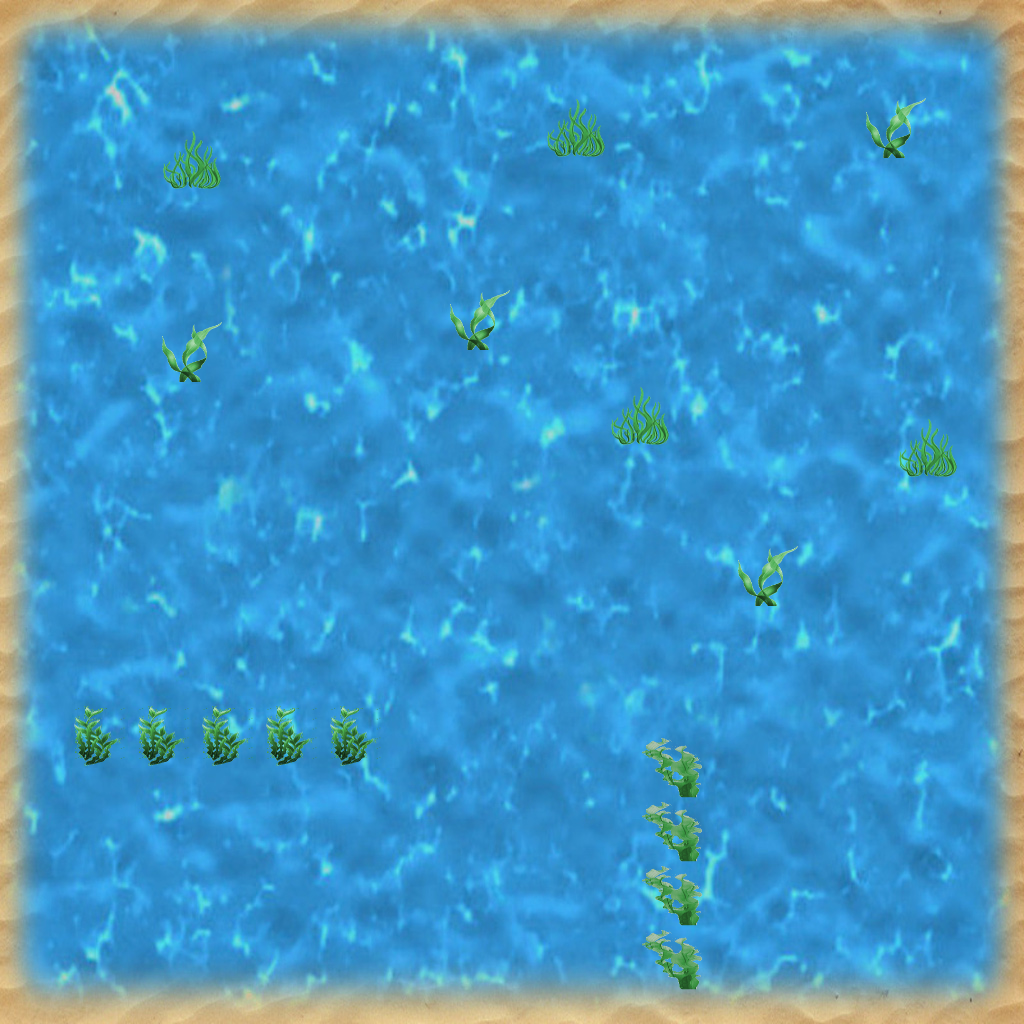

Rendered tile map (Tiled .tmx) drawn with the repository's tilesets; below, a short description and the full map source, tile grids included:
An orthogonal 32x32 tile map with 32x32 px tiles, 1 tile layer (Kachelebene 1), 4 tilesets, 1 image layer and 30 objects.

<map version="1.10" tiledversion="1.11.2" orientation="orthogonal" renderorder="right-down" width="32" height="32" tilewidth="32" tileheight="32" infinite="0" nextlayerid="4" nextobjectid="31">
 <tileset firstgid="1" name="ocean-plants" tilewidth="32" tileheight="32" tilecount="16" columns="4">
  <image source="ocean-plants.png" width="128" height="128" />
 </tileset>
 <tileset firstgid="17" name="starfish" tilewidth="64" tileheight="64" tilecount="1" columns="1">
  <image source="starfish.png" width="64" height="64" />
  <tile id="0">
   <properties>
    <property name="name" value="Starfish" />
   </properties>
  </tile>
 </tileset>
 <tileset firstgid="18" name="rock" tilewidth="64" tileheight="64" tilecount="1" columns="1">
  <image source="rock.png" width="64" height="64" />
  <tile id="0">
   <properties>
    <property name="name" value="Rock" />
   </properties>
  </tile>
 </tileset>
 <tileset firstgid="19" name="sign" tilewidth="64" tileheight="64" tilecount="1" columns="1">
  <image source="sign.png" width="64" height="64" />
  <tile id="0">
   <properties>
    <property name="message" value="Hello, world!" />
    <property name="name" value="Sign" />
   </properties>
  </tile>
 </tileset>
 <imagelayer id="2" name="Bildebene 1">
  <image source="large-water.jpg" width="1024" height="1024" />
 </imagelayer>
 <layer id="1" name="Kachelebene 1" width="32" height="32">
  <data encoding="csv">
0,0,0,0,0,0,0,0,0,0,0,0,0,0,0,0,0,0,0,0,0,0,0,0,0,0,0,0,0,0,0,0,
0,0,0,0,0,0,0,0,0,0,0,0,0,0,0,0,0,0,0,0,0,0,0,0,0,0,0,0,0,0,0,0,
0,0,0,0,0,0,0,0,0,0,0,0,0,0,0,0,0,0,0,0,0,0,0,0,0,0,0,0,0,0,0,0,
0,0,0,0,0,0,0,0,0,0,0,0,0,0,0,0,0,9,10,0,0,0,0,0,0,0,0,3,4,0,0,0,
0,0,0,0,0,9,10,0,0,0,0,0,0,0,0,0,0,13,14,0,0,0,0,0,0,0,0,7,8,0,0,0,
0,0,0,0,0,13,14,0,0,0,0,0,0,0,0,0,0,0,0,0,0,0,0,0,0,0,0,0,0,0,0,0,
0,0,0,0,0,0,0,0,0,0,0,0,0,0,0,0,0,0,0,0,0,0,0,0,0,0,0,0,0,0,0,0,
0,0,0,0,0,0,0,0,0,0,0,0,0,0,0,0,0,0,0,0,0,0,0,0,0,0,0,0,0,0,0,0,
0,0,0,0,0,0,0,0,0,0,0,0,0,0,0,0,0,0,0,0,0,0,0,0,0,0,0,0,0,0,0,0,
0,0,0,0,0,0,0,0,0,0,0,0,0,0,3,4,0,0,0,0,0,0,0,0,0,0,0,0,0,0,0,0,
0,0,0,0,0,3,4,0,0,0,0,0,0,0,7,8,0,0,0,0,0,0,0,0,0,0,0,0,0,0,0,0,
0,0,0,0,0,7,8,0,0,0,0,0,0,0,0,0,0,0,0,0,0,0,0,0,0,0,0,0,0,0,0,0,
0,0,0,0,0,0,0,0,0,0,0,0,0,0,0,0,0,0,0,9,10,0,0,0,0,0,0,0,0,0,0,0,
0,0,0,0,0,0,0,0,0,0,0,0,0,0,0,0,0,0,0,13,14,0,0,0,0,0,0,0,9,10,0,0,
0,0,0,0,0,0,0,0,0,0,0,0,0,0,0,0,0,0,0,0,0,0,0,0,0,0,0,0,13,14,0,0,
0,0,0,0,0,0,0,0,0,0,0,0,0,0,0,0,0,0,0,0,0,0,0,0,0,0,0,0,0,0,0,0,
0,0,0,0,0,0,0,0,0,0,0,0,0,0,0,0,0,0,0,0,0,0,0,0,0,0,0,0,0,0,0,0,
0,0,0,0,0,0,0,0,0,0,0,0,0,0,0,0,0,0,0,0,0,0,0,3,4,0,0,0,0,0,0,0,
0,0,0,0,0,0,0,0,0,0,0,0,0,0,0,0,0,0,0,0,0,0,0,7,8,0,0,0,0,0,0,0,
0,0,0,0,0,0,0,0,0,0,0,0,0,0,0,0,0,0,0,0,0,0,0,0,0,0,0,0,0,0,0,0,
0,0,0,0,0,0,0,0,0,0,0,0,0,0,0,0,0,0,0,0,0,0,0,0,0,0,0,0,0,0,0,0,
0,0,0,0,0,0,0,0,0,0,0,0,0,0,0,0,0,0,0,0,0,0,0,0,0,0,0,0,0,0,0,0,
0,0,1,2,1,2,1,2,1,2,1,2,0,0,0,0,0,0,0,0,0,0,0,0,0,0,0,0,0,0,0,0,
0,0,5,6,5,6,5,6,5,6,5,6,0,0,0,0,0,0,0,0,11,12,0,0,0,0,0,0,0,0,0,0,
0,0,0,0,0,0,0,0,0,0,0,0,0,0,0,0,0,0,0,0,15,16,0,0,0,0,0,0,0,0,0,0,
0,0,0,0,0,0,0,0,0,0,0,0,0,0,0,0,0,0,0,0,11,12,0,0,0,0,0,0,0,0,0,0,
0,0,0,0,0,0,0,0,0,0,0,0,0,0,0,0,0,0,0,0,15,16,0,0,0,0,0,0,0,0,0,0,
0,0,0,0,0,0,0,0,0,0,0,0,0,0,0,0,0,0,0,0,11,12,0,0,0,0,0,0,0,0,0,0,
0,0,0,0,0,0,0,0,0,0,0,0,0,0,0,0,0,0,0,0,15,16,0,0,0,0,0,0,0,0,0,0,
0,0,0,0,0,0,0,0,0,0,0,0,0,0,0,0,0,0,0,0,11,12,0,0,0,0,0,0,0,0,0,0,
0,0,0,0,0,0,0,0,0,0,0,0,0,0,0,0,0,0,0,0,15,16,0,0,0,0,0,0,0,0,0,0,
0,0,0,0,0,0,0,0,0,0,0,0,0,0,0,0,0,0,0,0,0,0,0,0,0,0,0,0,0,0,0,0
</data>
 </layer>
 <objectgroup id="3" name="Objektebene 1">
  <object id="1" gid="18" x="38.6667" y="674.667" width="64" height="64" />
  <object id="2" gid="18" x="197.333" y="674.667" width="64" height="64" />
  <object id="3" gid="18" x="273.333" y="696" width="64" height="64" />
  <object id="4" gid="18" x="312" y="513.333" width="64" height="64" />
  <object id="5" gid="18" x="309.333" y="438.667" width="64" height="64" />
  <object id="6" gid="18" x="357.333" y="364" width="64" height="64" />
  <object id="7" gid="18" x="421.333" y="305.333" width="64" height="64" />
  <object id="8" gid="18" x="502.667" y="304" width="64" height="64" />
  <object id="9" gid="18" x="80" y="153.333" width="64" height="64" />
  <object id="10" gid="18" x="813.333" y="308" width="64" height="64" />
  <object id="11" gid="18" x="734.667" y="802.667" width="64" height="64" />
  <object id="12" gid="18" x="800" y="729.333" width="64" height="64" />
  <object id="13" gid="18" x="860" y="658.667" width="64" height="64" />
  <object id="14" gid="18" x="854.667" y="580" width="64" height="64" />
  <object id="15" gid="18" x="388" y="821.333" width="64" height="64" />
  <object id="16" gid="18" x="462.667" y="821.333" width="64" height="64" />
  <object id="17" gid="19" x="780" y="120" width="64" height="64">
   <properties>
    <property name="message" value="Denk an die Seesterne!" />
   </properties>
  </object>
  <object id="18" gid="19" x="114.667" y="664" width="64" height="64">
   <properties>
    <property name="message" value="Sammele alle Seesterne!" />
   </properties>
  </object>
  <object id="19" gid="17" x="889.333" y="913.333" width="64" height="64" />
  <object id="20" gid="17" x="918.667" y="401.333" width="64" height="64" />
  <object id="21" gid="17" x="818.667" y="504" width="64" height="64" />
  <object id="22" gid="17" x="446.667" y="430.667" width="64" height="64" />
  <object id="23" gid="17" x="660" y="177.333" width="64" height="64" />
  <object id="24" gid="17" x="277.333" y="178.667" width="64" height="64" />
  <object id="25" gid="17" x="169.333" y="485.333" width="64" height="64" />
  <object id="26" gid="17" x="354.667" y="938.667" width="64" height="64" />
  <object id="27" gid="17" x="572" y="610.667" width="64" height="64" />
  <object id="28" x="106.667" y="629.167" width="72" height="19">
   <text wrap="1">Hallo Welt</text>
  </object>
  <object id="29" x="774.667" y="85.1667" width="72" height="19">
   <text wrap="1">Hallo Welt</text>
  </object>
  <object id="30" x="70.6667" y="870.667" width="118.667" height="68">
   <properties>
    <property name="name" value="start" />
   </properties>
  </object>
 </objectgroup>
</map>
